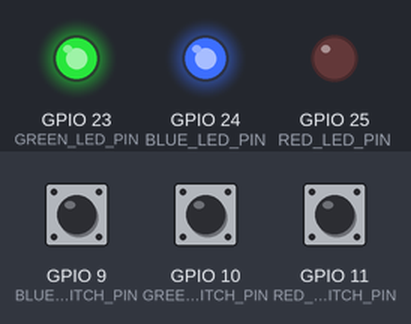
Bench run of a program on a simulated Raspberry Pi (BCM pin numbers). On the bench: output pins drawn as LEDs (lit = HIGH). Inputs (shaded band) come from the test bench; at power-on: GPIO 9 (BLUE_SWITCH_PIN) HIGH, GPIO 11 (RED_SWITCH_PIN) LOW, GPIO 10 (GREEN_SWITCH_PIN) HIGH. What the program prints to the terminal is not drawn.

Above: at 1.2 s.
1.3 s: GPIO 9 (BLUE_SWITCH_PIN) pulled LOW for 1 s
At 2.0 s:
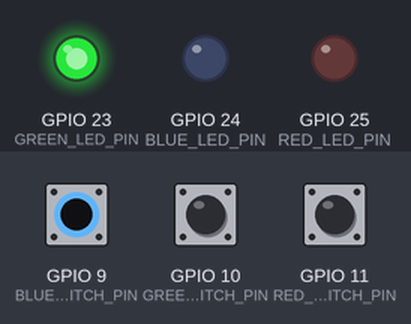
3.8 s: GPIO 11 (RED_SWITCH_PIN) pulled HIGH for 1 s
At 4.6 s:
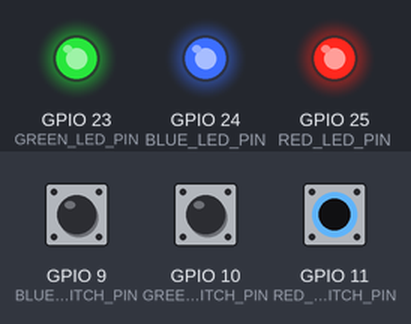
6.3 s: GPIO 10 (GREEN_SWITCH_PIN) pulled LOW for 0.15 s
At 6.37 s:
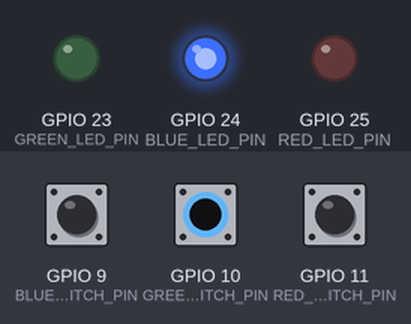
7.9 s: GPIO 10 (GREEN_SWITCH_PIN) pulled LOW for 3.2 s
At 11.9 s:
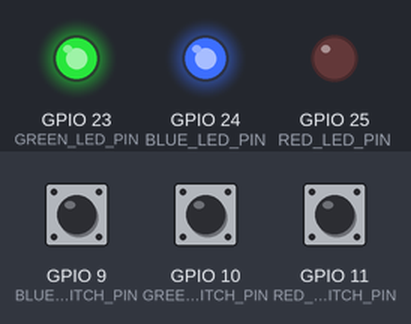
12.6 s: GPIO 9 (BLUE_SWITCH_PIN) pulled LOW for 0.15 s
At 13.7 s:
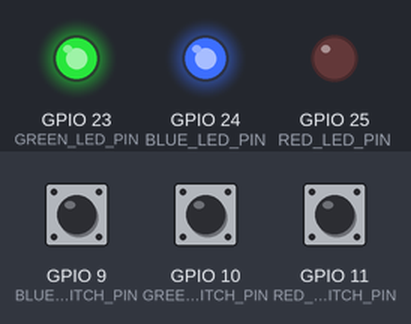
15.7 s: GPIO 11 (RED_SWITCH_PIN) pulled HIGH for 3.2 s
At 16.6 s:
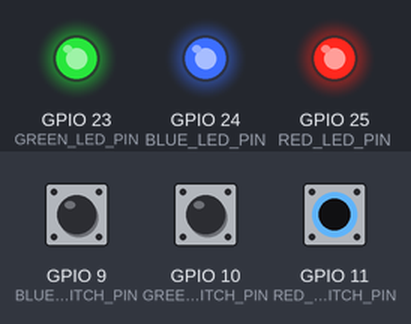
Timing chart, 0 to 20.4 s (numbered marks = the images above; inputs shaded):
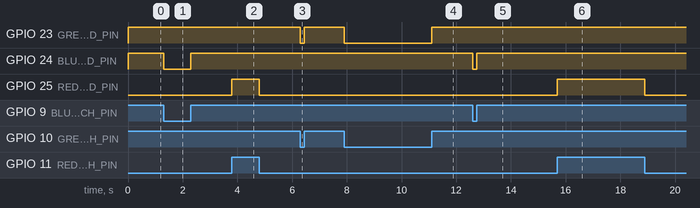

The program:

switch_led_task.py
```python
import RPi.GPIO as GPIO

RED_LED_PIN = 25
RED_SWITCH_PIN = 11
BLUE_LED_PIN = 24
BLUE_SWITCH_PIN = 9
GREEN_LED_PIN = 23
GREEN_SWITCH_PIN = 10

# GPIO.setmode(GPIO.BCM)
# GPIO.setup(RED_LED_PIN,GPIO.OUT)
# GPIO.setup(RED_SWITCH_PIN, GPIO.IN, pull_up_down=GPIO.PUD_DOWN)
# GPIO.setmode(GPIO.BCM)
# GPIO.setup(BLUE_LED_PIN,GPIO.OUT)
# GPIO.setup(BLUE_SWITCH_PIN, GPIO.IN, pull_up_down=GPIO.PUD_DOWN)
# GPIO.setmode(GPIO.BCM)
# GPIO.setup(GREEN_LED_PIN,GPIO.OUT)
# GPIO.setup(GREEN_SWITCH_PIN, GPIO.IN, pull_up_down=GPIO.PUD_DOWN)
#내부 풀다운저항(안눌렀을떄 0, 눌렀을때 :1)
#GPIO.setup(RED_SWITCH_PIN, GPIO.IN, pull_up_down=GPIO.PUD_DOWN)
#GPIO.setup(BLUE_SWITCH_PIN, GPIO.IN, pull_up_down=GPIO.PUD_DOWN)
#GPIO.setup(GREEN_SWITCH_PIN, GPIO.IN, pull_up_down=GPIO.PUD_DOWN)
GPIO.setmode(GPIO.BCM)
GPIO.setup(RED_LED_PIN,GPIO.OUT)
GPIO.setup(RED_SWITCH_PIN, GPIO.IN, pull_up_down=GPIO.PUD_DOWN)

GPIO.setup(BLUE_LED_PIN,GPIO.OUT)
GPIO.setup(BLUE_SWITCH_PIN, GPIO.IN, pull_up_down=GPIO.PUD_UP)

GPIO.setup(GREEN_LED_PIN,GPIO.OUT)
GPIO.setup(GREEN_SWITCH_PIN, GPIO.IN, pull_up_down=GPIO.PUD_UP)

try:
    while True:
        RED_val = GPIO.input(RED_SWITCH_PIN)
        GPIO.output(RED_LED_PIN, RED_val)
        print("RED : ",RED_val,end=" ")
        BLUE_val = GPIO.input(BLUE_SWITCH_PIN)
        GPIO.output(BLUE_LED_PIN, BLUE_val)
        print("BLUE : ",BLUE_val,end=" ")
        GREEN_val = GPIO.input(GREEN_SWITCH_PIN)
        GPIO.output(GREEN_LED_PIN, GREEN_val)
        print("GREEN : ",GREEN_val) #GPIO.HIGH(1), GPIO.LOW(0)
        #print("RED : %s BLUE : %s GREEN : %s" % RED_val,BLUE_val,GREEN_val)
finally:
    GPIO.cleanup()
    print('cleanup and exit')
```

Measured:
- after the input at 1.3 s, GPIO 24 (BLUE_LED_PIN): HIGH → LOW at once, → HIGH 1.0 s later
- after the input at 3.8 s, GPIO 25 (RED_LED_PIN): LOW → HIGH at once, → LOW 1.0 s later
- after the input at 6.3 s, GPIO 23 (GREEN_LED_PIN): HIGH → LOW at once, → HIGH 0.15 s later
- after the input at 7.9 s, GPIO 23 (GREEN_LED_PIN): HIGH → LOW at once, → HIGH 3.2 s later
- after the input at 12.6 s, GPIO 24 (BLUE_LED_PIN): HIGH → LOW at once, → HIGH 0.15 s later
- after the input at 15.7 s, GPIO 25 (RED_LED_PIN): LOW → HIGH at once, → LOW 3.2 s later
